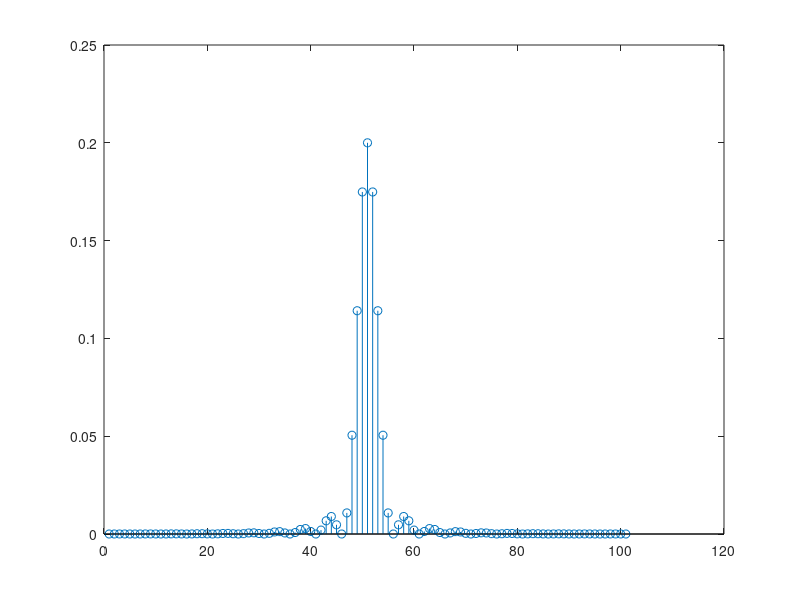

MATLAB code to generate this figure:
order = 100;
cutoff = 2/5;
freq = [0 cutoff/2 cutoff 1];
amp = [1 0.5 0 0];
samp_seq = fir2(order, freq, amp);
stem(samp_seq);